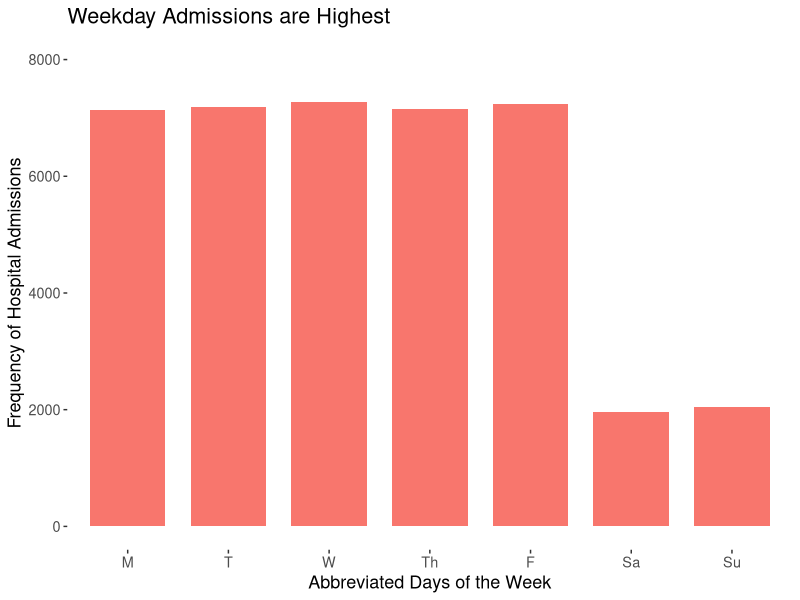
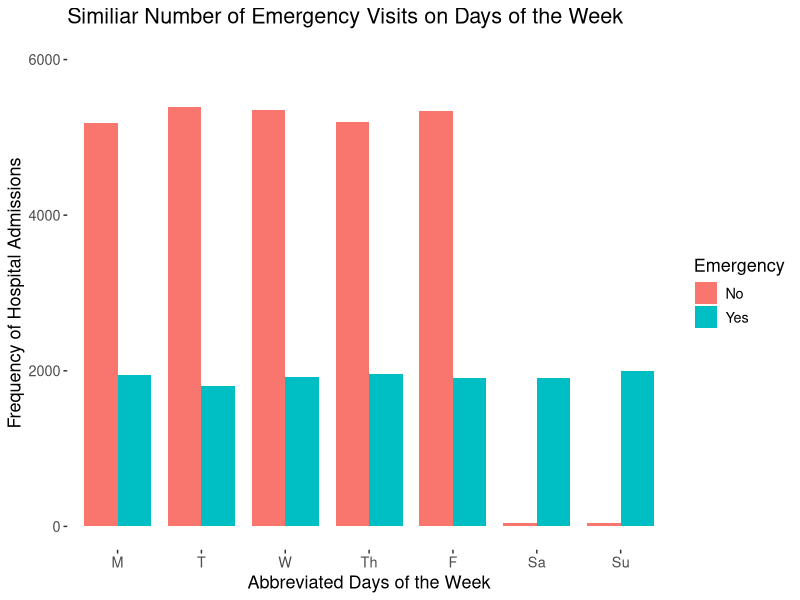
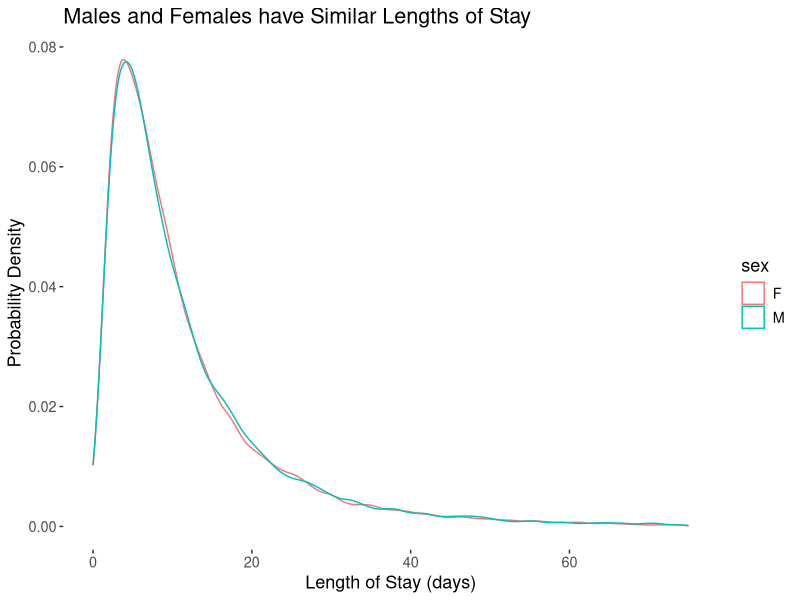
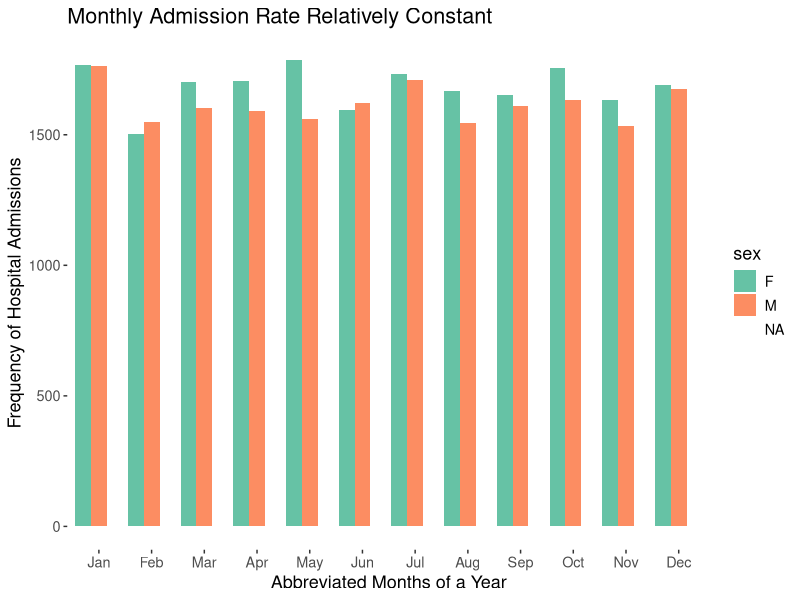
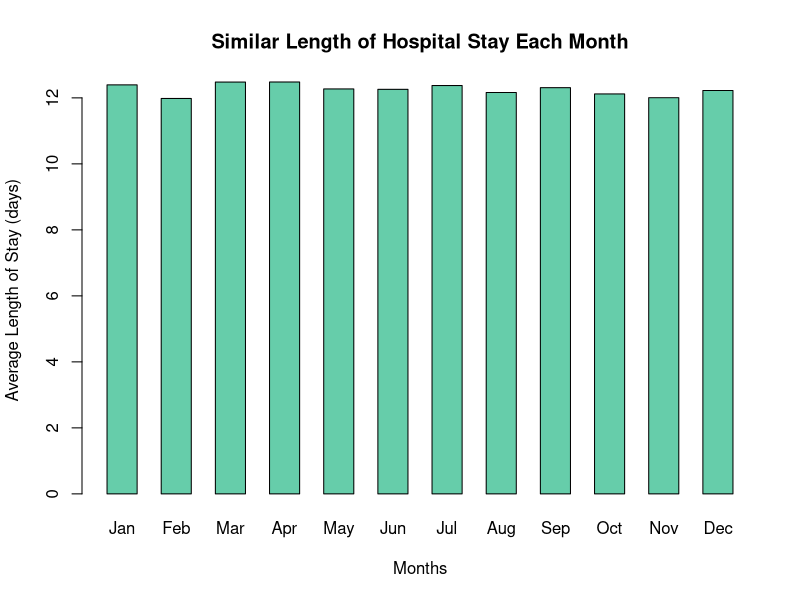
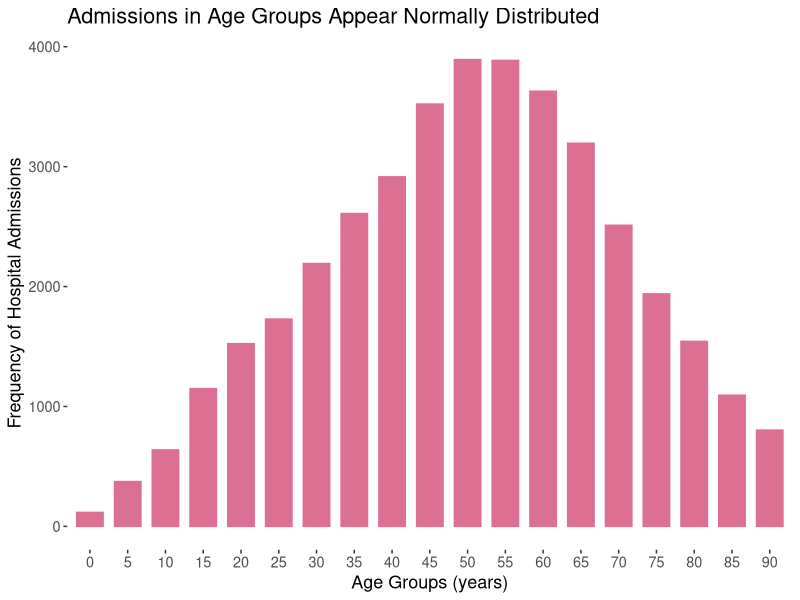
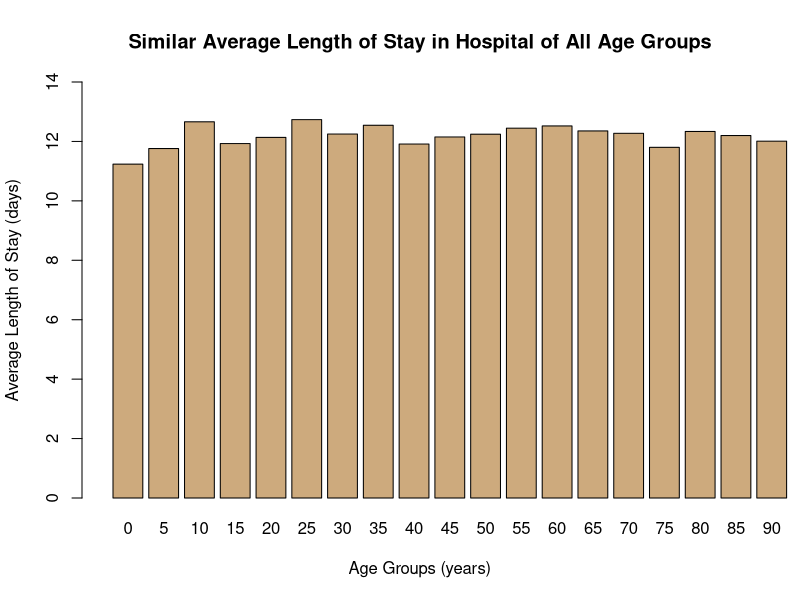
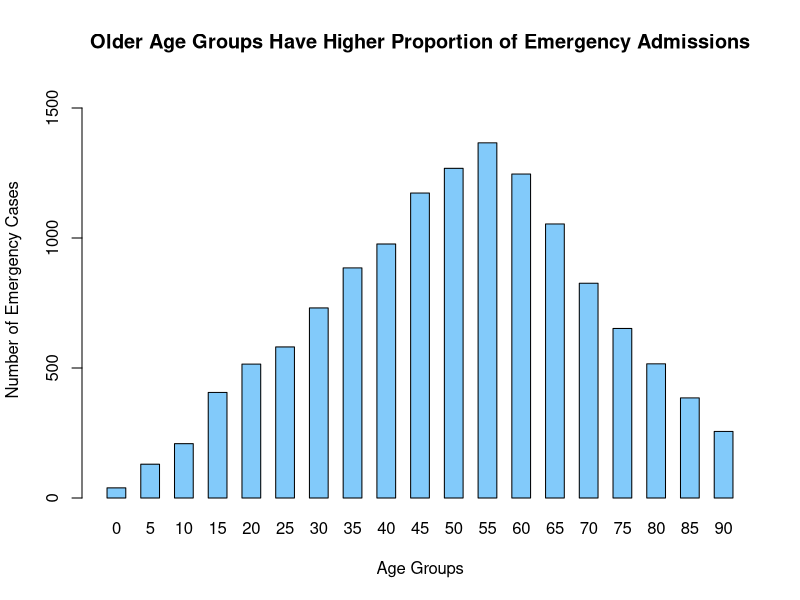

The R script that drew these images, in order:
## ---- chunk 1
# setwd("C:/Users/gbisra.stu/Desktop/BAMS580D-W2")
# setwd("C:/Users/zhengzhu/Desktop/Grad/BAMS 580D/Assignment 3 (with Gurpal)")

## Part 1: Read in "admissions.csv", clean and format the data, and add the column weekdayname, as we did in class.

# Read in "admissions.csv"
adm <- read.csv("admissions.csv", header=TRUE, na.strings="")

# Change "emerg" column's data type from int to factor
adm$emerg <- factor(adm$emerg)

# Change "amdate" column's data type from factor to POSITlt type
adm$admdate2 <- strptime(adm$admdate, format = "%Y-%m-%d")
    # Change "amdate" column's data type from factor to Date type 
adm$admdate3 <- as.Date(adm$admdate)

# Add column weekdayname with factor levels of days of the week
adm$weekdayname <- format(adm$admdate2, "%A")
adm$weekdayname <- factor(adm$weekdayname, levels=c("Monday", "Tuesday", "Wednesday", "Thursday", "Friday", "Saturday", "Sunday"), c("M","T","W","Th","F","Sa","Su"))

#------------------------------------------------------------------
## Part 2: Read in "ptdata.csv", clean and format the data, and add the column agegroup, as we did in class.

# Read in "ptdata.csv"
ptdata <- read.csv("ptdata.csv", header=TRUE)

# Create a new column named "age" with numeric data types
    # remove the "yr" from data values
ptdata$age <- gsub("yr", "", ptdata$age2) 
    # Change "age" column's data type from char to numeric
ptdata$age <- as.numeric(ptdata$age)
    # Remove values containing -1
ptdata$age[which(ptdata$age<0)] <- NA

# Add the column "agegroup" containing sets of 5 years of ages
ptdata$agegroup <- 5*floor(ptdata$age/5)
    # Make the top factor level be for ages 90+
ptdata$agegroup[which(ptdata$agegroup == 95)] <- 90
    # Change the "agegroup" data type from numeric to factor
ptdata$agegroup <- factor(ptdata$agegroup)

#------------------------------------------------------------------
## Part 3: Merge the two data frames into a new one. 
admp <- merge(ptdata[c(1,2,4,5)], adm[c(1,2,7,8,5)], all.y=TRUE)
# admp <- merge(ptdata, adm, all.y=TRUE)
## ---- chunk 2
library("ggplot2")          # Plotting Package
library("RColorBrewer")     # Colour Scheme Package
library("reshape2")         # Dataframe Reshaping Package
library("knitr")            # RMarkdown Forming Package
## ---- chunk 3
p0 <- ggplot(data=adm, aes(x=weekdayname, fill="#DD8888"))+geom_bar(width = 0.75)

# Add titles to bar plot, and remove background grey grids
p0 +theme(text=element_text(size=13), panel.background = element_blank())+
    labs(title = "Weekday Admissions are Highest", x = "Abbreviated Days of the Week", y = "Frequency of Hospital Admissions")+
    scale_y_continuous(limits=c(0, 8000))+
    guides(fill=FALSE)      # remove legend
## ---- chunk 4
p1 <- ggplot(data=adm, aes(x=weekdayname,fill=emerg))+
    geom_bar(position="dodge", width = 0.8) 

# Add titles to bar plot, set theme colours, and remove background grey grids
p1  +labs(x = "weekday", y = "Admissions", fill="Emergency")+
    scale_fill_brewer(palette="Set2")+
    theme(text= element_text(size=13), panel.background = element_blank())+
    labs(title = "Similiar Number of Emergency Visits on Days of the Week", x = "Abbreviated Days of the Week", y = "Frequency of Hospital Admissions")+
    scale_fill_discrete(labels=c("No", "Yes"))+
    scale_y_continuous(limits=c(0, 6000))
## ---- chunk 5
# Even though sex is character, ggplot interpret as factor
# Get rid of NA values
ggplot(data=admp[!is.na(admp$sex),], aes(x = los, colour = sex))+
    scale_x_continuous(limits=c(0,75))+
    geom_density()+
    theme(text=element_text(size=13), panel.background = element_blank())+
    labs(title = "Males and Females have Similar Lengths of Stay", x = "Length of Stay (days)", y = "Probability Density") 
    # is.na gives logical vector 1, 0
## ---- chunk 6
#Add a column that indicates the month of each admission
admp$months <- format(admp$admdate,"%b")
admp$months <- factor(admp$months,levels=c("Jan","Feb","Mar","Apr","May","Jun","Jul","Aug","Sep","Oct","Nov","Dec"))

# Plot frequency of hospital admissisons for each month by gender
ggplot(data=admp, aes(x=months,fill=sex))+
    geom_bar(position="dodge")+
    theme(text=element_text(size=13), panel.background = element_blank())+
    scale_fill_brewer(palette="Set2")+
    labs(title = "Monthly Admission Rate Relatively Constant", x = "Abbreviated Months of a Year", y = "Frequency of Hospital Admissions") 
## ---- chunk 7
#find the mean value of the LOS in each months with function 'aggregate'
D1=aggregate(admp[, 8], list(admp$months), mean)

# Plot average length of stay in hospital in days against months 
barplot(D1$x,names.arg = D1$Group.1, col="aquamarine3", main = "Similar Length of Hospital Stay Each Month", xlab = ("Months"), ylab=("Average Length of Stay (days)"),space = 0.8)
## ---- chunk 8
ggplot(data=admp[!is.na(admp$agegroup), ], aes(x=agegroup))+
    geom_bar(fill="palevioletred", colour="palevioletred", width = 0.7)+
    theme(text=element_text(size=13), panel.background = element_blank())+
    labs(title = "Admissions in Age Groups Appear Normally Distributed", x = "Age Groups (years)", y = "Frequency of Hospital Admissions")
## ---- chunk 9
# Use function 'aggregate' to get the mean of LOS in different age groups
D2=aggregate(admp[,8], list(admp$agegroup), mean)

# Plot 
barplot(D2$x,names.arg = D2$Group.1, main = "Similar Average Length of Stay in Hospital of All Age Groups", col="burlywood3", xlab = ("Age Groups (years)"), ylab=("Average Length of Stay (days)"), ylim=c(0, 14), xlim=c(0,21))
## ---- chunk 10
emerg2 = as.numeric(admp$emerg)
emerg2[which(emerg2==1)] <- 0
emerg2[which(emerg2==2)] <- 1
D3=aggregate(emerg2, list(admp$agegroup), FUN = sum)

# Plot the number of emergency cases agasinst age groups
barplot(D3$x,names.arg = D3$Group.1, main = "Older Age Groups Have Higher Proportion of Emergency Admissions", col="#82CAFA", xlab = ("Age Groups"), ylab = ("Number of Emergency Cases"), ylim=c(0, 1600), space = 0.8)
## ---- chunk 11
# make a table of patient age and sex
agetable <- as.data.frame(table(admp$agegroup, admp$sex))
    # table has frequency function built-in it, it's the output
# going from wide to long (casting)
agetable2 <- dcast(agetable, Var1~Var2, value.var = "Freq")   
    # frequency counts values of males and female
names(agetable2) <- c("agegroup", "Female", "Male")
kable(agetable2)
